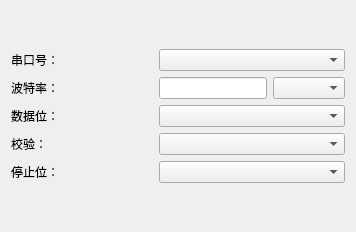
<?xml version="1.0" encoding="UTF-8"?>
<ui version="4.0">
 <class>serialsetup</class>
 <widget class="QWidget" name="serialsetup">
  <property name="geometry">
   <rect>
    <x>0</x>
    <y>0</y>
    <width>356</width>
    <height>232</height>
   </rect>
  </property>
  <property name="windowTitle">
   <string>Form</string>
  </property>
  <property name="styleSheet">
   <string notr="true"/>
  </property>
  <layout class="QVBoxLayout" name="verticalLayout">
   <item>
    <layout class="QGridLayout" name="gridLayout">
     <item row="2" column="2" colspan="2">
      <widget class="QComboBox" name="cBox_SerialPortDataNum"/>
     </item>
     <item row="1" column="2">
      <widget class="QLineEdit" name="SerialPortBaud">
       <property name="sizePolicy">
        <sizepolicy hsizetype="Fixed" vsizetype="Fixed">
         <horstretch>0</horstretch>
         <verstretch>0</verstretch>
        </sizepolicy>
       </property>
       <property name="maximumSize">
        <size>
         <width>200</width>
         <height>16777215</height>
        </size>
       </property>
      </widget>
     </item>
     <item row="4" column="2" colspan="2">
      <widget class="QComboBox" name="cBox_SerialPortStopBit"/>
     </item>
     <item row="0" column="2" colspan="2">
      <widget class="QComboBox" name="cBox_SerialPortNum"/>
     </item>
     <item row="1" column="3">
      <widget class="QComboBox" name="cBox_SerialPortBaud">
       <property name="sizePolicy">
        <sizepolicy hsizetype="Fixed" vsizetype="Fixed">
         <horstretch>0</horstretch>
         <verstretch>0</verstretch>
        </sizepolicy>
       </property>
       <property name="maximumSize">
        <size>
         <width>16777215</width>
         <height>16777215</height>
        </size>
       </property>
      </widget>
     </item>
     <item row="3" column="2" colspan="2">
      <widget class="QComboBox" name="CBox_SerialPortcheck"/>
     </item>
     <item row="0" column="0" colspan="2">
      <widget class="QLabel" name="SerialPortNum">
       <property name="sizePolicy">
        <sizepolicy hsizetype="Fixed" vsizetype="Preferred">
         <horstretch>0</horstretch>
         <verstretch>0</verstretch>
        </sizepolicy>
       </property>
       <property name="text">
        <string>串口号：</string>
       </property>
      </widget>
     </item>
     <item row="1" column="0" colspan="2">
      <widget class="QLabel" name="lb_SerialPortBaud">
       <property name="sizePolicy">
        <sizepolicy hsizetype="Fixed" vsizetype="Preferred">
         <horstretch>0</horstretch>
         <verstretch>0</verstretch>
        </sizepolicy>
       </property>
       <property name="text">
        <string>波特率：</string>
       </property>
      </widget>
     </item>
     <item row="2" column="0" colspan="2">
      <widget class="QLabel" name="SerialPortDataNum">
       <property name="sizePolicy">
        <sizepolicy hsizetype="Fixed" vsizetype="Preferred">
         <horstretch>0</horstretch>
         <verstretch>0</verstretch>
        </sizepolicy>
       </property>
       <property name="text">
        <string>数据位：</string>
       </property>
      </widget>
     </item>
     <item row="3" column="0" colspan="2">
      <widget class="QLabel" name="SerialPortCheck">
       <property name="sizePolicy">
        <sizepolicy hsizetype="Fixed" vsizetype="Preferred">
         <horstretch>0</horstretch>
         <verstretch>0</verstretch>
        </sizepolicy>
       </property>
       <property name="text">
        <string>校验：</string>
       </property>
      </widget>
     </item>
     <item row="4" column="0" colspan="2">
      <widget class="QLabel" name="SerialPortStopBit">
       <property name="sizePolicy">
        <sizepolicy hsizetype="Fixed" vsizetype="Preferred">
         <horstretch>0</horstretch>
         <verstretch>0</verstretch>
        </sizepolicy>
       </property>
       <property name="text">
        <string>停止位：</string>
       </property>
      </widget>
     </item>
    </layout>
   </item>
  </layout>
 </widget>
 <resources/>
 <connections/>
</ui>
